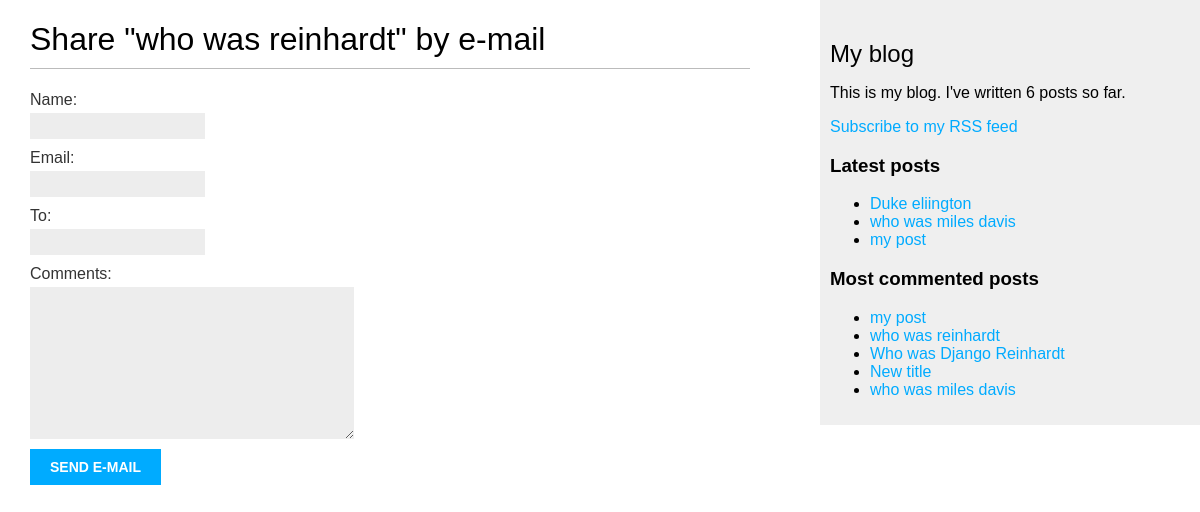
/blog/1/share/, run on an earlier commit of the app's database.
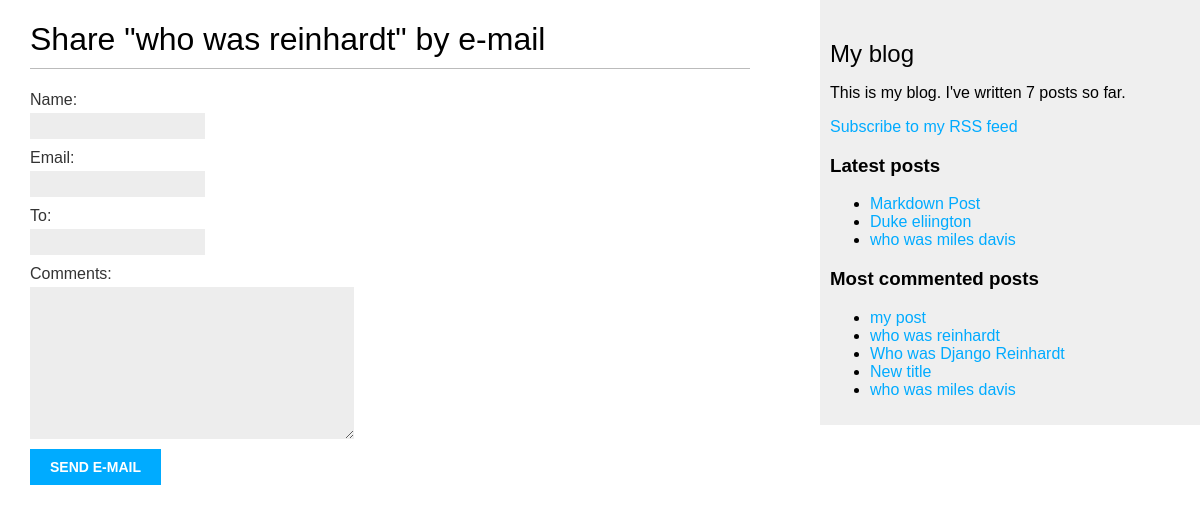
And on a later commit of the database.
### blog/models.py (models this page shows, shortened)
class Post(models.Model):
    class Status(models.TextChoices):
        DRAFT = 'DF', 'Draft'
        PUBLISHED = 'PB', 'Published'
    title = models.CharField(max_length=250)
    slug = models.SlugField(max_length=250,
                            unique_for_date='publish')
    author = models.ForeignKey(User,
                               on_delete=models.CASCADE,
                               related_name='blog_posts')
    body = models.TextField()
    publish = models.DateTimeField(default=timezone.now)
    created = models.DateTimeField(auto_now_add=True)
    updated = models.DateTimeField(auto_now=True)
    status = models.CharField(max_length=2,
                              choices=Status.choices,
                              default=Status.DRAFT)
    tags = TaggableManager()
    objects = models.Manager() # The default manager.
    published = PublishedManager() # Our custom manager.
    class Meta:
        ordering = ['-publish']
        indexes = [
            models.Index(fields=['-publish']),
        ]
    def get_absolute_url(self):
        return reverse('blog:post_detail',
                       args=[self.publish.year,
                             self.publish.month,
                             self.publish.day,
                             self.slug])

### blog/views.py (the view)
def post_share(request, post_id):
    post = get_object_or_404(Post, id=post_id, status=Post.Status.PUBLISHED)
    sent=False
    if request.method == "POST":
        form = EmailPostForm(request.POST)
        if form.is_valid():
            cd = form.cleaned_data
            post_url = request.build_absolute_uri(
                post.get_absolute_url())
            subject = f"{cd['name']} recommends you read {post.title}"
            message = f"Read {post.title} at {post_url}\n\n" \
                      f"{cd['name']}\'s comments: {cd['comments']}"
            send_mail(subject, message, 'youraccount@gmail.com', [cd['to']])
            sent = True
    else:
        form = EmailPostForm()
    return render(request, "blog/post/share.html", {'post': post,
                                                    'form': form,
                                                    'sent': sent})

### blog/forms.py
class EmailPostForm(forms.Form):
    name = forms.CharField(max_length=25)
    email = forms.EmailField()
    to = forms.EmailField()
    comments = forms.CharField(required=False,
                               widget=forms.Textarea)

### blog/models.py (called while the page is built)
    def get_queryset(self):
        return super().get_queryset()\
                      .filter(status=Post.Status.PUBLISHED)

### blog/templatetags/blog_tags.py (called while the page is built)
@register.simple_tag
def total_posts():
    return Post.published.count()

@register.inclusion_tag('blog/post/latest_posts.html')
def show_latest_posts(count=5):
    latest_posts = Post.published.order_by('-publish')[:count]
    return {'latest_posts': latest_posts}

@register.simple_tag
def get_most_commented_posts(count=5):
    return Post.published.annotate(
                total_comments=Count('comments')
            ).order_by('-total_comments')[:count]

### blog/templates/blog/post/share.html (shortened to what this page needs)
{% extends "blog/base.html" %}
{% block content %}
{% if sent %}
<h1>E-mail successfully sent</h1>
<p>
"{{ post.title }}" was successfully sent to {{ form.cleaned_data.to }}.
</p>
{% else %}
<h1>Share "{{ post.title }}" by e-mail</h1>
<form method="post">
{{ form.as_p }}
<input type="submit" value="Send e-mail">
</form>
{% endif %}
{% endblock %}

### blog/templates/blog/base.html (shortened to what this page needs)
{% load blog_tags %}
{% load static %}
<!DOCTYPE html>
<html>
<head>
  <link href="{% static 'css/blog.css' %}" rel="stylesheet">
</head>
<body>
  <div id="content">
    {% block content %}
    {% endblock %}
  </div>
  <div id="sidebar">
    <h2>My blog</h2>
    <p>
      This is my blog.
      I've written {% total_posts %} posts so far.
    </p>
    <p>
      <a href="{% url 'blog:post_feed' %}">
      Subscribe to my RSS feed
      </a>
    </p>
    <h3>Latest posts</h3>
    {% show_latest_posts 3 %}
    <h3>Most commented posts</h3>
    {% get_most_commented_posts as most_commented_posts %}
    <ul>
      {% for post in most_commented_posts %}
      <li>
        <a href="{{ post.get_absolute_url }}">{{ post.title }}</a>
      </li>
      {% endfor %}
    </ul>
  </div>
</body>
</html>

### blog/templates/blog/post/latest_posts.html
<ul>
    {% for post in latest_posts %}
    <li>
    <a href="{{ post.get_absolute_url }}">{{ post.title }}</a>
    </li>
    {% endfor %}
</ul>

What changed in the data, as far as the page shows it:
no longer on one of the page's lists (row unchanged): Post: title "my post"
added Post: title "Markdown Post", shown under "Latest posts"
Also different on the page:
text no longer shown: "6"
text now shown: "7"
